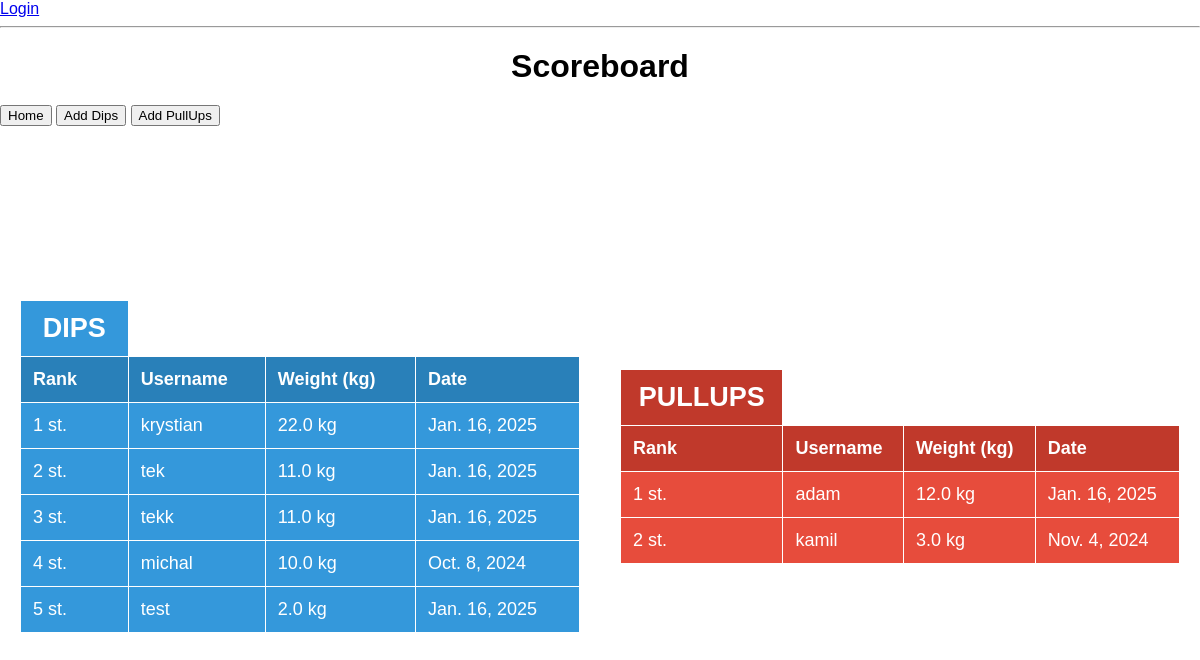
Before: /scoreboard/ with the older database file.
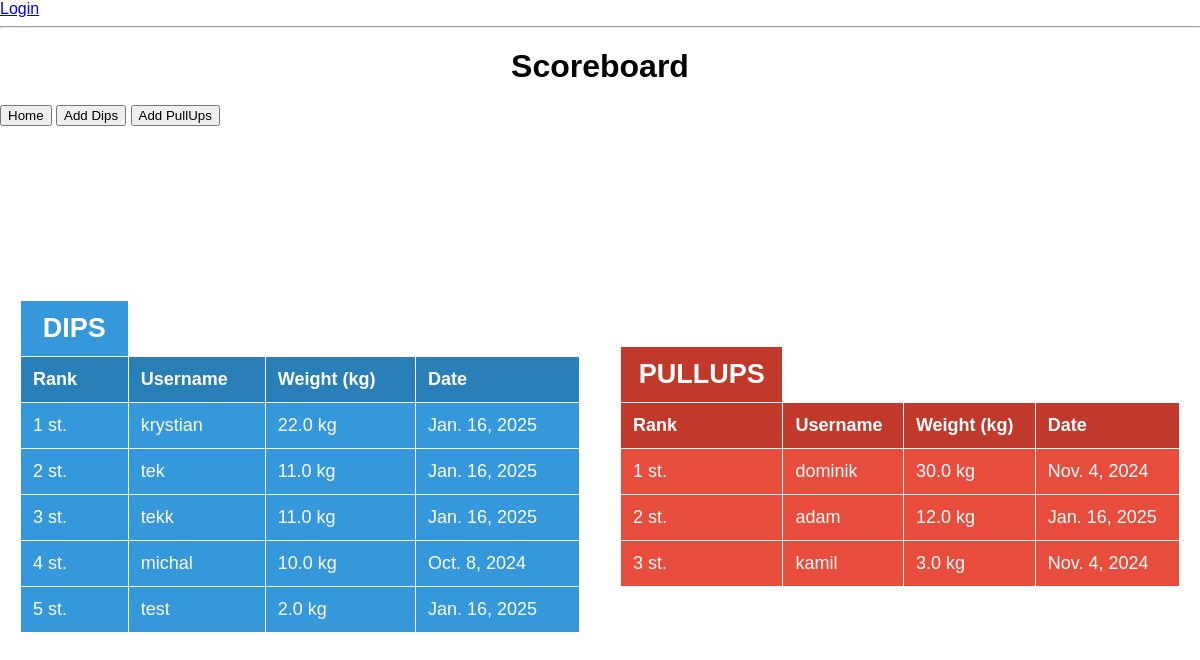
After: the same page with the newer database file.
### scoreboard/models.py (models this page shows, shortened)
class Dips(models.Model):
    username = models.CharField(max_length=64 , blank=False ,unique=True)
    weight = models.DecimalField(max_digits=3, decimal_places=1,
                                      null=True, blank=True)
    date = models.DateField(blank=True, null=True)
    rank = models.PositiveIntegerField(blank=False, default=0)

class Pull_ups(models.Model):
    username = models.CharField(max_length=64, blank=False, unique=True)
    weight = models.DecimalField(max_digits=3, decimal_places=1,
                      null=True, blank=True)
    date = models.DateField(blank=True, null=True)
    rank = models.PositiveIntegerField(null=False, blank=False , default=0)

### scoreboard/views.py (the view)
# urls.py: path('', scoreboard_list, name='scoreboard_list'),
def scoreboard_list(request):
    dips = Dips.objects.all().order_by('weight').reverse()
    pull_ups = Pull_ups.objects.all().order_by('weight').reverse()
    ranked_dips = [(index + 1, dip) for index, dip in enumerate(dips)]
    ranked_pull_ups = [(index + 1, pull_ups) for index, pull_ups in enumerate(pull_ups)]
    return render(request, 'scoreboard.html', {'dips': dips, 'pull_ups': pull_ups,
                                               'ranked_dips': ranked_dips, 'ranked_pull_ups': ranked_pull_ups })

### templates/scoreboard.html (shortened to what this page needs)
{% load static %}
<!doctype html>
<html lang="en">
<head>
    <link rel="stylesheet" href="{% static 'scoreboard.css' %}">
</head>
<body>
     {% if user.is_authenticated %}
    Welcome {{ user.username }} <br>
    <form action="{% url 'logout' %}" method="post">
    {% csrf_token %}
    <button type="submit">Logout</button>
    </form>
    {% else %}
    <a href="{% url 'login'  %}">Login</a>
    {% endif %}
    <hr>
    <h1>Scoreboard</h1>
    <a href="{% url 'home' %}"><button>Home</button></a>
    <a href="{% url 'new_Dips' %}"><button>Add Dips</button></a>
    <a href="{% url 'new_Pull_ups' %}"><button>Add PullUps</button></a>
    <div class="Scoreboard">
        <div class="dips">
            <table>
                <thead>
                <th class="dip_header">DIPS</th>
                    <tr>
                        <th>Rank</th>
                        <th>Username</th>
                        <th>Weight (kg)</th>
                        <th>Date</th>
                    </tr>
                </thead>
                <tbody>
                {% for rank, d in ranked_dips %}
                    <tr>
                        {% if user.is_authenticated %}
                        <td>{{ rank }} st. <a href="{% url 'edit_Dips' d.id %}">edit</a></td>
                        {% else %}
                        <td>{{ rank }} st.</td>
                        {% endif %}
                        <td>{{ d.username }} </td>
                        <td>{{ d.weight }} kg</td>
                        <td>{{ d.date }}</td>
                    </tr>
                {% endfor %}
                </tbody>
            </table>
        </div>
        <div class="pull-ups">
            <table>
                <thead>
                <th class="pullups_header">PULLUPS</th>
                    <tr>
                        <th>Rank</th>
                        <th>Username</th>
                        <th>Weight (kg)</th>
                        <th>Date</th>
                    </tr>
                </thead>
                <tbody>
                {% for rank, p in ranked_pull_ups %}
                    <tr>
                        {% if user.is_authenticated %}
                        <td>{{ rank }} st. <a href="{% url 'edit_Pull_ups' p.id %}">edit</a></td>
                        {% else %}
                        <td>{{ rank }} st.</a></td>
                        {% endif %}
                        <td>{{ p.username }} </td>
                        <td>{{ p.weight }} kg</td>
                        <td>{{ p.date }} </td>
                    </tr>
                {% endfor %}
                </tbody>
            </table>
        </div>
    </div>
</body>
</html>

### static/scoreboard.css (style rules this page uses)
body { margin: 0; font-family: Arial, sans-serif; }
h1 { text-align: center; margin: 20px 0; }
.Scoreboard { display: flex; height: 80vh; width: 100%; margin-top: 20px; }
.dips, .pull-ups { flex: 1; padding: 20px; display: flex; justify-content: center; align-items: center; font-size: 18px; color: white; }
table { width: 100%; border-collapse: collapse; text-align: left; color: white; }
th, td { padding: 12px; border: 1px solid #fff; }
th { background-color: #2980b9; }
.dips td { background-color: #3498db; }
th.dip_header { background-color: #3498db; font-size: 1.5em; font-weight: bold; text-align: center; }
.pull-ups td { background-color: #e74c3c; }
.pull-ups th { background-color: #c0392b; }
th.pullups_header { background-color: #c0392b; font-size: 1.5em; font-weight: bold; text-align: center; }

Changed rows visible on the page:
added Pull_ups: rank "1", username "dominik", weight "30.0", date "Nov. 4, 2024"
computed for Pull_ups "adam": id "1" → "2"
computed for Pull_ups "kamil": weight "2" → "3"
